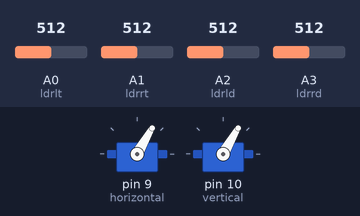
A sketch run on a simulated Arduino Uno, built with avr-gcc and run on an emulated ATmega328P. Parts: 2 × servo. The inputs (shaded band) are chosen by the test bench; at power-on: A0 (ldrlt) = 512, A1 (ldrrt) = 512, A2 (ldrld) = 512, A3 (ldrrd) = 512.

Above: at 4.2 s.
4.3 s: A0 (ldrlt) set to 595
5.8 s: A0 (ldrlt) set to 620
At 5.96 s:
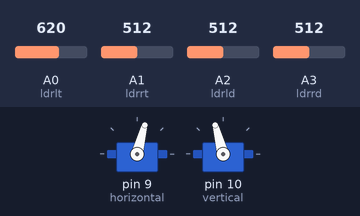
At 7.7 s:
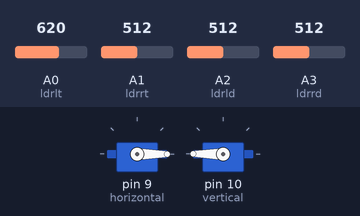
8.2 s: A1 (ldrrt) set to 313
9.7 s: A1 (ldrrt) set to 292
At 12.4 s:
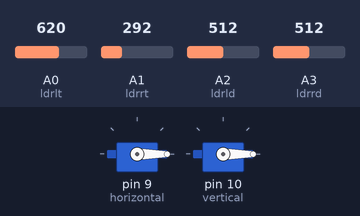
12.7 s: A2 (ldrld) set to 317
14.2 s: A2 (ldrld) set to 283
At 14.65 s:
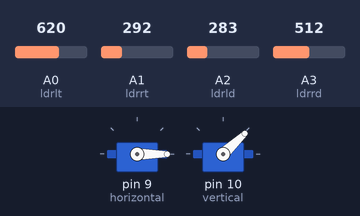
Timing chart, 0 to 17.6 s (numbered marks = the images above; inputs shaded):
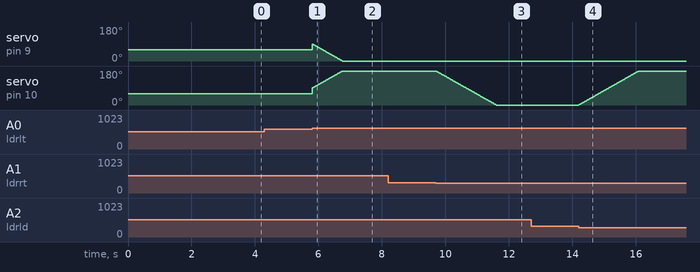

The sketch:

Solar_Tracker.ino
```cpp
#include <servo.h>
Servo horizontal;
int servoh = 90;
int servohLimitHigh = 180;
int servohLimitLow = 0;
Servo vertical;
int servov = 90;
int servovLimitHigh = 180;
int servovLimitLow = 0;
int ldrlt = 0;
int ldrrt = 1;
int ldrld = 2;
int ldrrd = 3;

void setup(){
Serial.begin(9600);
horizontal.attach(9);
vertical.attach(10);
horizontal.write(60);
vertical.write(60);
delay(3000);}

void loop(){
int lt = analogRead(ldrlt);
int rt = analogRead(ldrrt);
int ld = analogRead(ldrld);
int rd = analogRead(ldrrd);
int dtime = 10; int tol = 50;
int avt = (lt + rt) / 2;
int avd = (ld + rd) / 2;
int avl = (lt + ld) / 2;
int avr = (rt + rd) / 2;
int dvert = avt - avd;
int dhoriz = avl - avr;

if (-1*tol > dvert || dvert > tol)
{if (avt > avd)
{servov = ++servov;
if (servov > servovLimitHigh)
{servov = servovLimitHigh;}}
else if (avt < avd)
{servov= --servov;
if (servov < servovLimitLow)
{servov = servovLimitLow;}}
vertical.write(servov);}
if (-1*tol > dhoriz || dhoriz > tol)
{if (avl > avr)
{servoh = --servoh;
if(servoh < servohLimitLow)
{servoh = servohLimitLow;}}
else if (avl < avr)
{servoh = ++servoh;
if (servoh > servohLimitHigh)
{servoh = servohLimitHigh;}}
else if (avl = avr){}
horizontal.write(servoh);}
delay(dtime);}
```

Measured:
- the behaviour switches between 613 and 614 on A0 (ldrlt) (found by bisection; images 0 and 1)
- the behaviour switches between 304 and 303 on A1 (ldrrt) (found by bisection; images 2 and 3)
- the behaviour switches between 300 and 299 on A2 (ldrld) (found by bisection; images 3 and 4)
- after the input at 4.3 s, every drawn part: stays the same
- after the input at 5.8 s, servo on pin 10 (vertical): moves from 60° to 180° over 0.94 s, starting at once
- after the input at 8.2 s, every drawn part: stays the same
- after the input at 9.7 s, servo on pin 10 (vertical): moves from 180° to 0° over 1.9 s, starting at once
- after the input at 12.7 s, every drawn part: stays the same
- after the input at 14.2 s, servo on pin 10 (vertical): moves from 0° to 180° over 1.9 s, starting at once
